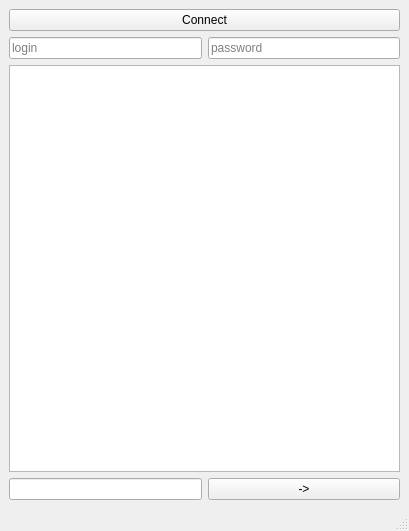
<?xml version="1.0" encoding="UTF-8"?>
<ui version="4.0">
 <class>MainWindow</class>
 <widget class="QMainWindow" name="MainWindow">
  <property name="geometry">
   <rect>
    <x>0</x>
    <y>0</y>
    <width>409</width>
    <height>531</height>
   </rect>
  </property>
  <property name="windowTitle">
   <string>MainWindow</string>
  </property>
  <widget class="QWidget" name="centralwidget">
   <layout class="QGridLayout" name="gridLayout">
    <item row="2" column="0" colspan="2">
     <widget class="QTextBrowser" name="textBrowser"/>
    </item>
    <item row="0" column="0" colspan="2">
     <widget class="QPushButton" name="pushButton">
      <property name="text">
       <string>Connect</string>
      </property>
     </widget>
    </item>
    <item row="3" column="0">
     <widget class="QLineEdit" name="lineEdit"/>
    </item>
    <item row="3" column="1">
     <widget class="QPushButton" name="pushButton_2">
      <property name="text">
       <string>-&gt;</string>
      </property>
     </widget>
    </item>
    <item row="1" column="0">
     <widget class="QLineEdit" name="login_inp">
      <property name="toolTip">
       <string/>
      </property>
      <property name="inputMask">
       <string/>
      </property>
      <property name="text">
       <string/>
      </property>
      <property name="placeholderText">
       <string>login</string>
      </property>
     </widget>
    </item>
    <item row="1" column="1">
     <widget class="QLineEdit" name="pass_inp">
      <property name="text">
       <string/>
      </property>
      <property name="cursorPosition">
       <number>0</number>
      </property>
      <property name="placeholderText">
       <string>password</string>
      </property>
     </widget>
    </item>
   </layout>
  </widget>
  <widget class="QMenuBar" name="menubar">
   <property name="geometry">
    <rect>
     <x>0</x>
     <y>0</y>
     <width>409</width>
     <height>22</height>
    </rect>
   </property>
  </widget>
  <widget class="QStatusBar" name="statusbar"/>
 </widget>
 <resources/>
 <connections/>
</ui>
